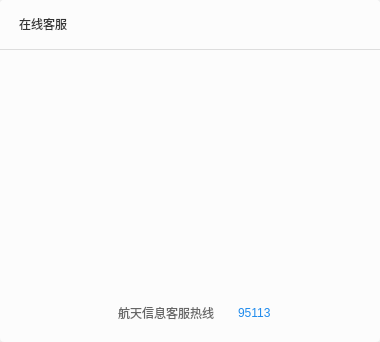
<?xml version="1.0" encoding="UTF-8"?>
<ui version="4.0">
 <class>TopToolWidget</class>
 <widget class="QWidget" name="TopToolWidget">
  <property name="geometry">
   <rect>
    <x>0</x>
    <y>0</y>
    <width>380</width>
    <height>342</height>
   </rect>
  </property>
  <property name="sizePolicy">
   <sizepolicy hsizetype="Fixed" vsizetype="Fixed">
    <horstretch>0</horstretch>
    <verstretch>0</verstretch>
   </sizepolicy>
  </property>
  <property name="minimumSize">
   <size>
    <width>380</width>
    <height>342</height>
   </size>
  </property>
  <property name="maximumSize">
   <size>
    <width>380</width>
    <height>342</height>
   </size>
  </property>
  <property name="windowTitle">
   <string>TopToolWidget</string>
  </property>
  <layout class="QVBoxLayout" name="verticalLayout">
   <property name="spacing">
    <number>0</number>
   </property>
   <property name="leftMargin">
    <number>0</number>
   </property>
   <property name="topMargin">
    <number>0</number>
   </property>
   <property name="rightMargin">
    <number>0</number>
   </property>
   <property name="bottomMargin">
    <number>0</number>
   </property>
   <item>
    <widget class="QWidget" name="FilletWidget" native="true">
     <property name="sizePolicy">
      <sizepolicy hsizetype="Fixed" vsizetype="Fixed">
       <horstretch>0</horstretch>
       <verstretch>0</verstretch>
      </sizepolicy>
     </property>
     <property name="minimumSize">
      <size>
       <width>380</width>
       <height>342</height>
      </size>
     </property>
     <property name="maximumSize">
      <size>
       <width>380</width>
       <height>342</height>
      </size>
     </property>
     <property name="styleSheet">
      <string notr="true">border-radius:4px;
background-color: #FCFCFC;</string>
     </property>
     <widget class="QWidget" name="TopWidget" native="true">
      <property name="geometry">
       <rect>
        <x>0</x>
        <y>0</y>
        <width>380</width>
        <height>50</height>
       </rect>
      </property>
      <property name="sizePolicy">
       <sizepolicy hsizetype="Fixed" vsizetype="Fixed">
        <horstretch>0</horstretch>
        <verstretch>0</verstretch>
       </sizepolicy>
      </property>
      <property name="minimumSize">
       <size>
        <width>380</width>
        <height>50</height>
       </size>
      </property>
      <property name="maximumSize">
       <size>
        <width>380</width>
        <height>50</height>
       </size>
      </property>
      <property name="styleSheet">
       <string notr="true">QWidget#TopWidget{border-bottom:1px solid #DDDDDD;border-bottom-left-radius:0px;border-bottom-right-radius:0px;}</string>
      </property>
      <widget class="QLabel" name="labelTilte">
       <property name="geometry">
        <rect>
         <x>19</x>
         <y>14</y>
         <width>191</width>
         <height>20</height>
        </rect>
       </property>
       <property name="sizePolicy">
        <sizepolicy hsizetype="Preferred" vsizetype="Fixed">
         <horstretch>0</horstretch>
         <verstretch>0</verstretch>
        </sizepolicy>
       </property>
       <property name="minimumSize">
        <size>
         <width>70</width>
         <height>20</height>
        </size>
       </property>
       <property name="maximumSize">
        <size>
         <width>16777215</width>
         <height>20</height>
        </size>
       </property>
       <property name="styleSheet">
        <string notr="true">font: 75 16px &quot;微软雅黑&quot;;
color:#333333;</string>
       </property>
       <property name="text">
        <string>在线客服</string>
       </property>
      </widget>
      <widget class="QPushButton" name="closeButton">
       <property name="geometry">
        <rect>
         <x>340</x>
         <y>12</y>
         <width>32</width>
         <height>28</height>
        </rect>
       </property>
       <property name="sizePolicy">
        <sizepolicy hsizetype="Fixed" vsizetype="Fixed">
         <horstretch>0</horstretch>
         <verstretch>0</verstretch>
        </sizepolicy>
       </property>
       <property name="minimumSize">
        <size>
         <width>32</width>
         <height>28</height>
        </size>
       </property>
       <property name="maximumSize">
        <size>
         <width>32</width>
         <height>28</height>
        </size>
       </property>
       <property name="styleSheet">
        <string notr="true">QPushButton{border-image: url(:/ZcloudDesk/image/close.png);border-radius:none;background-color: rgba(255, 255, 255, 0);}

QPushButton:hover,pressed{border-image: url(:/ZcloudDesk/image/close_sel.png);};</string>
       </property>
       <property name="text">
        <string/>
       </property>
      </widget>
     </widget>
     <widget class="QScrollArea" name="scrollArea">
      <property name="geometry">
       <rect>
        <x>0</x>
        <y>50</y>
        <width>380</width>
        <height>250</height>
       </rect>
      </property>
      <property name="sizePolicy">
       <sizepolicy hsizetype="Fixed" vsizetype="Fixed">
        <horstretch>0</horstretch>
        <verstretch>0</verstretch>
       </sizepolicy>
      </property>
      <property name="minimumSize">
       <size>
        <width>380</width>
        <height>250</height>
       </size>
      </property>
      <property name="maximumSize">
       <size>
        <width>380</width>
        <height>250</height>
       </size>
      </property>
      <property name="styleSheet">
       <string notr="true">QScrollBar::vertical{width:8px;background:rgba(0,0,0,0%);margin:0px,0px,0px,0px;}QScrollBar::handle:vertical{width:8px;background:rgba(0,0,0,25%); border-radius:4px;min-height:20;}
QScrollBar::handle:vertical:hover{width:8px;background:rgba(0,0,0,50%); border-radius:4px;min-height:20;}
QScrollBar::add-line:vertical{height:9px;width:8px;border-image:url(:/images/a/3.png);subcontrol-position:bottom;}QScrollBar::sub-line:vertical{height:9px;width:8px;border-image:url(:/images/a/1.png);subcontrol-position:top;}QScrollBar::add-page:vertical,QScrollBar::sub-page:vertical{background:rgba(0,0,0,10%);border-radius:4px;};</string>
      </property>
      <property name="verticalScrollBarPolicy">
       <enum>Qt::ScrollBarAsNeeded</enum>
      </property>
      <property name="widgetResizable">
       <bool>true</bool>
      </property>
      <widget class="QWidget" name="scrollAreaWidgetContents">
       <property name="geometry">
        <rect>
         <x>0</x>
         <y>0</y>
         <width>380</width>
         <height>250</height>
        </rect>
       </property>
       <property name="styleSheet">
        <string notr="true"/>
       </property>
       <layout class="QGridLayout" name="gridLayout_2">
        <property name="leftMargin">
         <number>0</number>
        </property>
        <property name="topMargin">
         <number>0</number>
        </property>
        <property name="rightMargin">
         <number>0</number>
        </property>
        <property name="bottomMargin">
         <number>0</number>
        </property>
        <property name="spacing">
         <number>0</number>
        </property>
        <item row="0" column="0">
         <layout class="QGridLayout" name="gridLayout">
          <property name="horizontalSpacing">
           <number>20</number>
          </property>
          <property name="verticalSpacing">
           <number>12</number>
          </property>
         </layout>
        </item>
       </layout>
      </widget>
     </widget>
     <widget class="QLabel" name="label_18">
      <property name="geometry">
       <rect>
        <x>92</x>
        <y>305</y>
        <width>20</width>
        <height>20</height>
       </rect>
      </property>
      <property name="sizePolicy">
       <sizepolicy hsizetype="Fixed" vsizetype="Fixed">
        <horstretch>0</horstretch>
        <verstretch>0</verstretch>
       </sizepolicy>
      </property>
      <property name="minimumSize">
       <size>
        <width>20</width>
        <height>20</height>
       </size>
      </property>
      <property name="maximumSize">
       <size>
        <width>20</width>
        <height>20</height>
       </size>
      </property>
      <property name="styleSheet">
       <string notr="true">border-image: url(:/ZcloudDesk/image/icon_service.png);</string>
      </property>
      <property name="text">
       <string/>
      </property>
     </widget>
     <widget class="QLabel" name="label_19">
      <property name="geometry">
       <rect>
        <x>118</x>
        <y>305</y>
        <width>112</width>
        <height>15</height>
       </rect>
      </property>
      <property name="sizePolicy">
       <sizepolicy hsizetype="Fixed" vsizetype="Fixed">
        <horstretch>0</horstretch>
        <verstretch>0</verstretch>
       </sizepolicy>
      </property>
      <property name="minimumSize">
       <size>
        <width>112</width>
        <height>15</height>
       </size>
      </property>
      <property name="maximumSize">
       <size>
        <width>112</width>
        <height>15</height>
       </size>
      </property>
      <property name="styleSheet">
       <string notr="true">font: 14px &quot;微软雅黑&quot;;
color:#666666;</string>
      </property>
      <property name="text">
       <string>航天信息客服热线</string>
      </property>
     </widget>
     <widget class="QLabel" name="label_20">
      <property name="geometry">
       <rect>
        <x>238</x>
        <y>305</y>
        <width>49</width>
        <height>15</height>
       </rect>
      </property>
      <property name="sizePolicy">
       <sizepolicy hsizetype="Fixed" vsizetype="Fixed">
        <horstretch>0</horstretch>
        <verstretch>0</verstretch>
       </sizepolicy>
      </property>
      <property name="minimumSize">
       <size>
        <width>49</width>
        <height>15</height>
       </size>
      </property>
      <property name="maximumSize">
       <size>
        <width>49</width>
        <height>15</height>
       </size>
      </property>
      <property name="styleSheet">
       <string notr="true">font: 75 14px &quot;微软雅黑&quot;;
color:#1F8BED;</string>
      </property>
      <property name="text">
       <string>95113</string>
      </property>
     </widget>
    </widget>
   </item>
  </layout>
 </widget>
 <layoutdefault spacing="6" margin="11"/>
 <resources>
  <include location="ZcloudDesk.qrc"/>
 </resources>
 <connections>
  <connection>
   <sender>closeButton</sender>
   <signal>clicked()</signal>
   <receiver>TopToolWidget</receiver>
   <slot>close()</slot>
   <hints>
    <hint type="sourcelabel">
     <x>367</x>
     <y>35</y>
    </hint>
    <hint type="destinationlabel">
     <x>393</x>
     <y>-5</y>
    </hint>
   </hints>
  </connection>
 </connections>
</ui>
